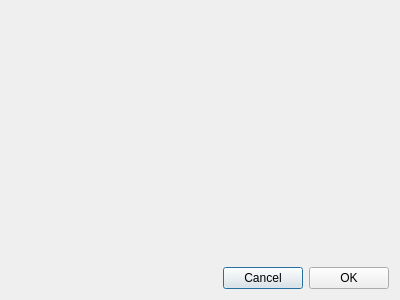
<?xml version="1.0" encoding="UTF-8"?>
<ui version="4.0">
 <class>CreateBox</class>
 <widget class="QDialog" name="CreateBox">
  <property name="geometry">
   <rect>
    <x>0</x>
    <y>0</y>
    <width>400</width>
    <height>300</height>
   </rect>
  </property>
  <property name="windowTitle">
   <string>Dialog</string>
  </property>
  <property name="modal">
   <bool>true</bool>
  </property>
  <layout class="QVBoxLayout" name="verticalLayout">
   <item>
    <spacer name="verticalSpacer">
     <property name="orientation">
      <enum>Qt::Vertical</enum>
     </property>
     <property name="sizeHint" stdset="0">
      <size>
       <width>20</width>
       <height>40</height>
      </size>
     </property>
    </spacer>
   </item>
   <item>
    <layout class="QHBoxLayout" name="horizontalLayout">
     <item>
      <spacer name="horizontalSpacer">
       <property name="orientation">
        <enum>Qt::Horizontal</enum>
       </property>
       <property name="sizeHint" stdset="0">
        <size>
         <width>40</width>
         <height>20</height>
        </size>
       </property>
      </spacer>
     </item>
     <item>
      <widget class="QPushButton" name="cancelButton">
       <property name="text">
        <string>Cancel</string>
       </property>
      </widget>
     </item>
     <item>
      <widget class="QPushButton" name="okButton">
       <property name="text">
        <string>OK</string>
       </property>
      </widget>
     </item>
    </layout>
   </item>
  </layout>
 </widget>
 <resources/>
 <connections>
  <connection>
   <sender>cancelButton</sender>
   <signal>clicked()</signal>
   <receiver>CreateBox</receiver>
   <slot>close()</slot>
   <hints>
    <hint type="sourcelabel">
     <x>272</x>
     <y>270</y>
    </hint>
    <hint type="destinationlabel">
     <x>273</x>
     <y>234</y>
    </hint>
   </hints>
  </connection>
 </connections>
</ui>
